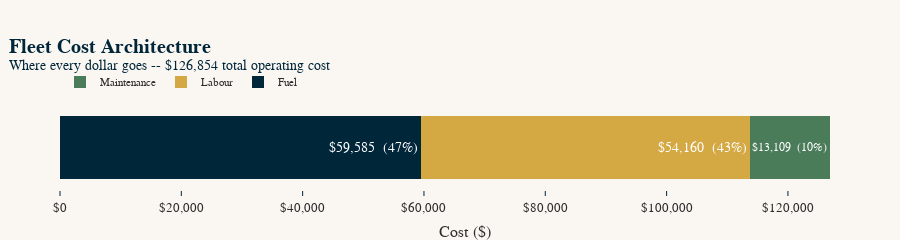

Source (notebook cell):
### Markdown cell above
---
## 1 - Cost Architecture

The fleet spent $126,854 across 33 routes. That total breaks down into three components:

$$\text{Total Cost} = \underbrace{\text{Fuel}}_{47\%} + \underbrace{\text{Labour}}_{43\%} + \underbrace{\text{Maintenance}}_{10\%}$$

Fuel dominates because diesel at $3.75 per gallon compounds over long distances. Labour runs a close second -- not because drivers are overpaid, but because HOS regulations force 10-hour rest breaks that keep drivers on the payroll without moving freight.

This split tells us where to focus. Fuel savings come from shorter routes (better optimisation). Labour savings come from tighter scheduling that avoids triggering rest breaks.

### Code cell
# ---
# CHART 1 ·  Fleet Cost Breakdown -- Horizontal Stacked Bar
# ---

cost_data = pd.DataFrame({
    "Component": ["Fuel", "Labour", "Maintenance"],
    "Cost": [59584.66, 54160.39, 13108.64],
    "Colour": [ADM["navy"], ADM["gold"], ADM["green"]]
})
cost_data["Pct"] = (cost_data["Cost"] / cost_data["Cost"].sum() * 100).round(1)
cost_data["Label"] = cost_data.apply(
    lambda r: f"${r['Cost']:,.0f}  ({r['Pct']:.0f}%)", axis=1
)

fig = go.Figure()
for _, row in cost_data.iterrows():
    fig.add_trace(go.Bar(
        x=[row["Cost"]], y=["Fleet Total"],
        orientation="h", name=row["Component"],
        marker_color=row["Colour"],
        text=row["Label"], textposition="inside",
        textfont=dict(color="white", size=14, family="Segoe UI Semibold"),
        hovertemplate=f"<b>{row['Component']}</b><br>${row['Cost']:,.0f} ({row['Pct']}%)<extra></extra>",
    ))

fig.update_layout(
    title="<b>Fleet Cost Architecture</b><br><sup>Where every dollar goes -- $126,854 total operating cost</sup>",
    barmode="stack",
    xaxis=dict(title="Cost ($)", tickprefix="$", tickformat=",.0f"),
    yaxis=dict(visible=False),
    height=220, width=900,
    showlegend=True,
)
fig.show()

### Figure 1 — Plotly figure (JSON) as saved in the notebook; plotly's stock layout.template omitted (floating-point values rounded to 4 significant figures)
{"data": [{"hovertemplate": "<b>Fuel</b><br>$59,585 (47.0%)<extra></extra>", "marker": {"color": "#00263A"}, "name": "Fuel", "orientation": "h", "text": "$59,585  (47%)", "textfont": {"color": "white", "family": "Segoe UI Semibold", "size": 14}, "textposition": "inside", "type": "bar", "x": [59580.0], "y": ["Fleet Total"]}, {"hovertemplate": "<b>Labour</b><br>$54,160 (42.7%)<extra></extra>", "marker": {"color": "#D4A843"}, "name": "Labour", "orientation": "h", "text": "$54,160  (43%)", "textfont": {"color": "white", "family": "Segoe UI Semibold", "size": 14}, "textposition": "inside", "type": "bar", "x": [54160.0], "y": ["Fleet Total"]}, {"hovertemplate": "<b>Maintenance</b><br>$13,109 (10.3%)<extra></extra>", "marker": {"color": "#4A7C59"}, "name": "Maintenance", "orientation": "h", "text": "$13,109  (10%)", "textfont": {"color": "white", "family": "Segoe UI Semibold", "size": 14}, "textposition": "inside", "type": "bar", "x": [13110.0], "y": ["Fleet Total"]}], "layout": {"barmode": "stack", "height": 220, "showlegend": true, "title": {"text": "<b>Fleet Cost Architecture</b><br><sup>Where every dollar goes -- $126,854 total operating cost</sup>"}, "width": 900, "xaxis": {"tickformat": ",.0f", "tickprefix": "$", "title": {"text": "Cost ($)"}}, "yaxis": {"visible": false}}}
